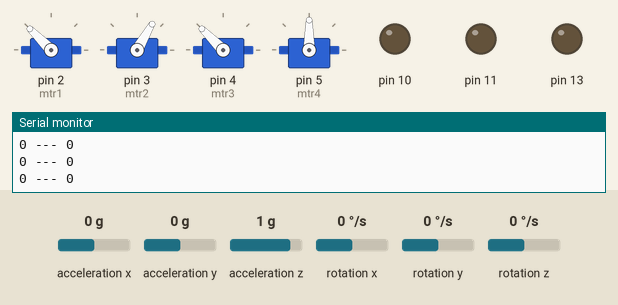
Recording of a sketch running on a simulated Arduino Uno, built with avr-gcc and run on an emulated ATmega328P. On the bench: 4 × servo, output pins drawn as LEDs (lit = HIGH), the last lines printed to the serial monitor. The test bench sets the inputs (shaded band); at power-on: acceleration x 0 g, acceleration y 0 g, acceleration z 1 g, rotation x 0 °/s, rotation y 0 °/s, rotation z 0 °/s.

Above: at 1.2 s.
1.3 s: acceleration x set to -0.2 g
At 2.77 s:
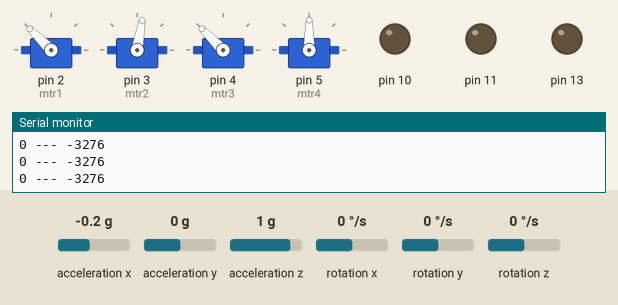
At 4.27 s:
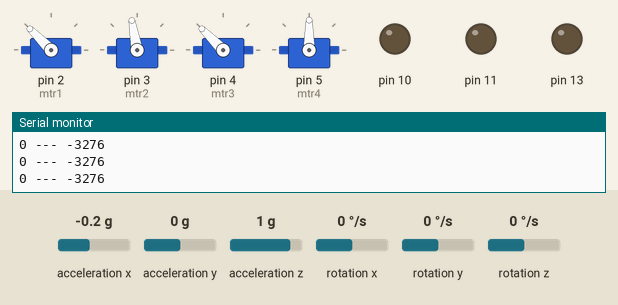
4.3 s: acceleration x set to -1.4 g
7.3 s: acceleration y set to -1.4 g
At 8.2 s:
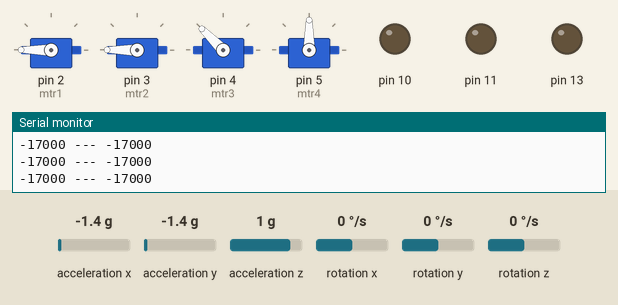
9.1 s: acceleration y set to 0 g
10.6 s: acceleration y set to 0.2 g
At 11.5 s:
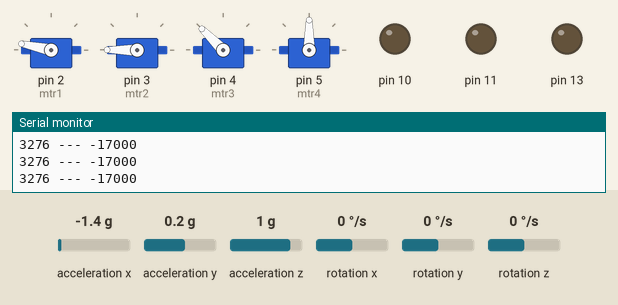
13.6 s: acceleration y set to 0.8 g
Timing chart, 0 to 16.6 s (numbered marks = the images above; inputs shaded):
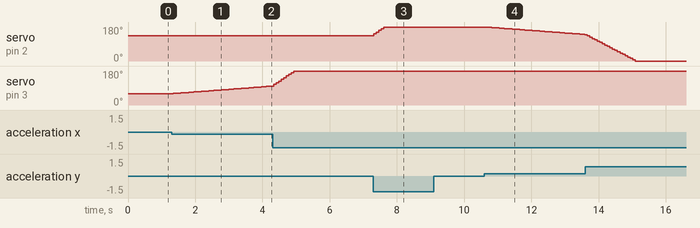

The sketch:

ivme_robot_kol.ino
```cpp
#include <Servo.h>

 #include "Wire.h"
 #include "I2Cdev.h"
 #include "MPU6050.h"
 MPU6050 mpu;
 int16_t ax, ay, az;
 int16_t gx, gy, gz;

  Servo mtr1,mtr2,mtr3,mtr4;
  int aci1=135,aci2=60,aci3=135,aci4=90;
char gln;int kat=3,dlytop,ekle,average=10;


void setup(){
   Wire.begin();
   mpu.initialize();
    Serial.begin(38400);
      mtr1.attach(2);mtr1.write(aci1);
      mtr2.attach(3);mtr2.write(aci2);
      mtr3.attach(4);mtr3.write(aci3);
      mtr4.attach(5);mtr4.write(aci4);
  pinMode(13,OUTPUT);
  pinMode(11,OUTPUT);
  pinMode(10,OUTPUT);

}//void SETUP

void acikontrol(){
  if(aci1>180){aci1=180;}else if(aci1<0){aci1=0;};
  if(aci2>180){aci2=180;}else if(aci2<0){aci2=0;};
  if(aci3>180){aci3=180;}else if(aci3<0){aci3=0;};
  if(aci4>180){aci4=180;}else if(aci4<0){aci4=0;};}

int duzelt(int a,int ming,int maxg){
  if(a>maxg){a=maxg;}
  else if(a<ming){a=ming;};
  return a;}
//MAX MIN e gore duzenle

void dly(int dly1){dlytop+=dly1;delay(dly1);}
void bekle(int beklet){if(beklet-dlytop>0){delay(beklet-dlytop);};dlytop=0;}


void loop(){

  bekle(70);

  mpu.getMotion6(&ax, &ay, &az, &gx, &gy, &gz);
  ax=duzelt(ax,-17000,17000);ay=duzelt(ay,-17000,17000);az=duzelt(az,-17000,17000);


  ekle=map(ay,17000,-17000,-90,90);
            if(ekle>average or ekle<-average){aci1+=ekle/10;}
              aci1=duzelt(aci1,0,180);
  ekle=map(ax,17000,-17000,-90,90);
            if(ekle>average or ekle<-average){aci2+=ekle/10;}
              aci2=duzelt(aci2,0,180);


  Serial.println(String(ay)+" --- "+String(ax));dly(5);


  mtr1.write(aci1);dly(5);
  mtr2.write(aci2);dly(5);
  mtr3.write(aci3);
  //mtr4.write(aci4);


 }//void LOOP
```

Measured:
- the behaviour switches between -0.1 and -0.2 g on acceleration x (found by bisection; images 0 and 1)
- the behaviour switches between 0.1 and 0.2 g on acceleration y (found by bisection; images 3 and 4)
- after the input at 1.3 s, servo on pin 3 (mtr2): moves from 60° to 100° over 2.9 s, starting after 0.05 s
- after the input at 7.3 s, servo on pin 2 (mtr1): moves from 135° to 180° over 0.30 s, starting at once
- after the input at 10.6 s, servo on pin 2 (mtr1): moves from 180° to 140° over 2.9 s, starting after 0.08 s
